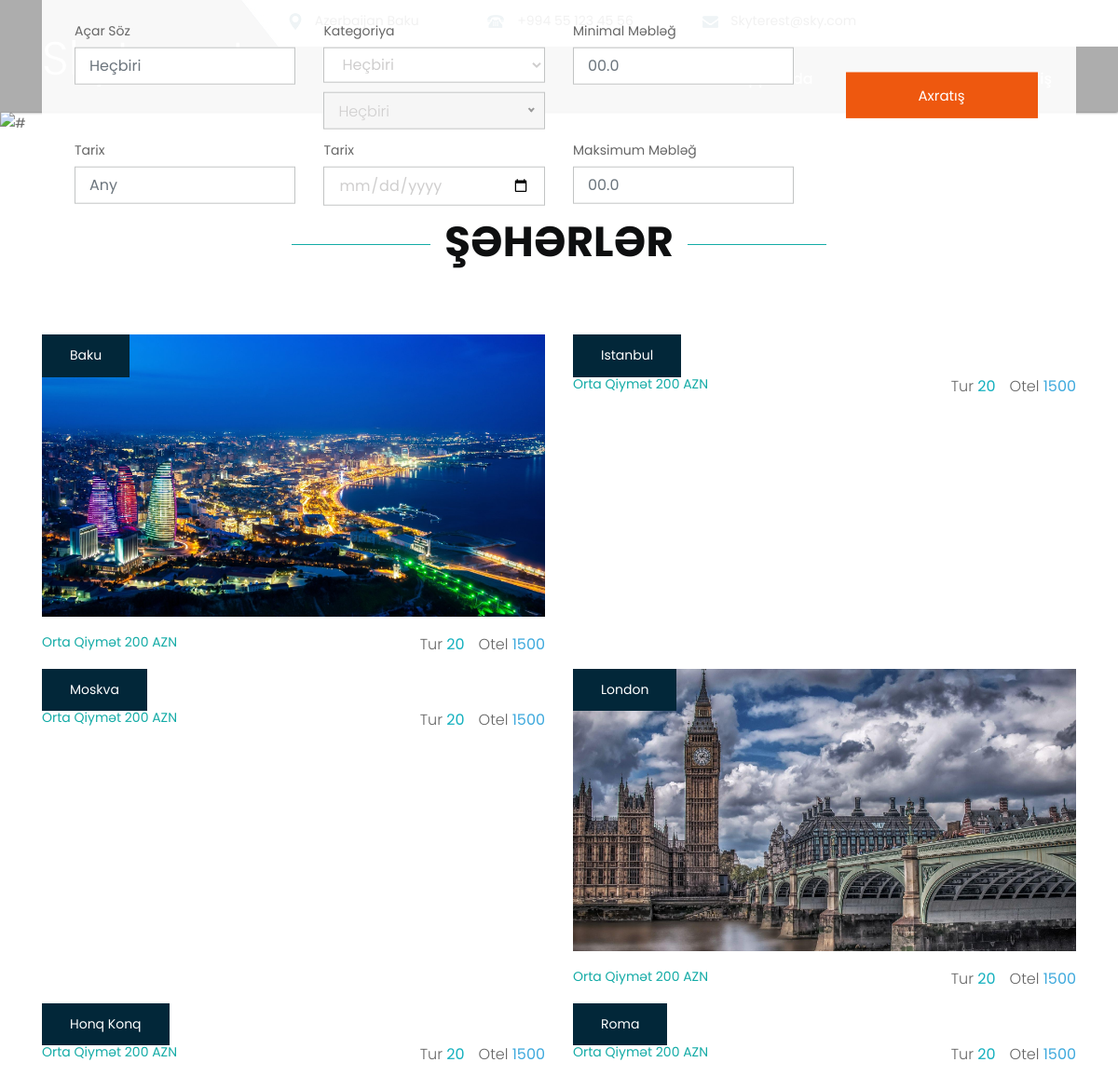
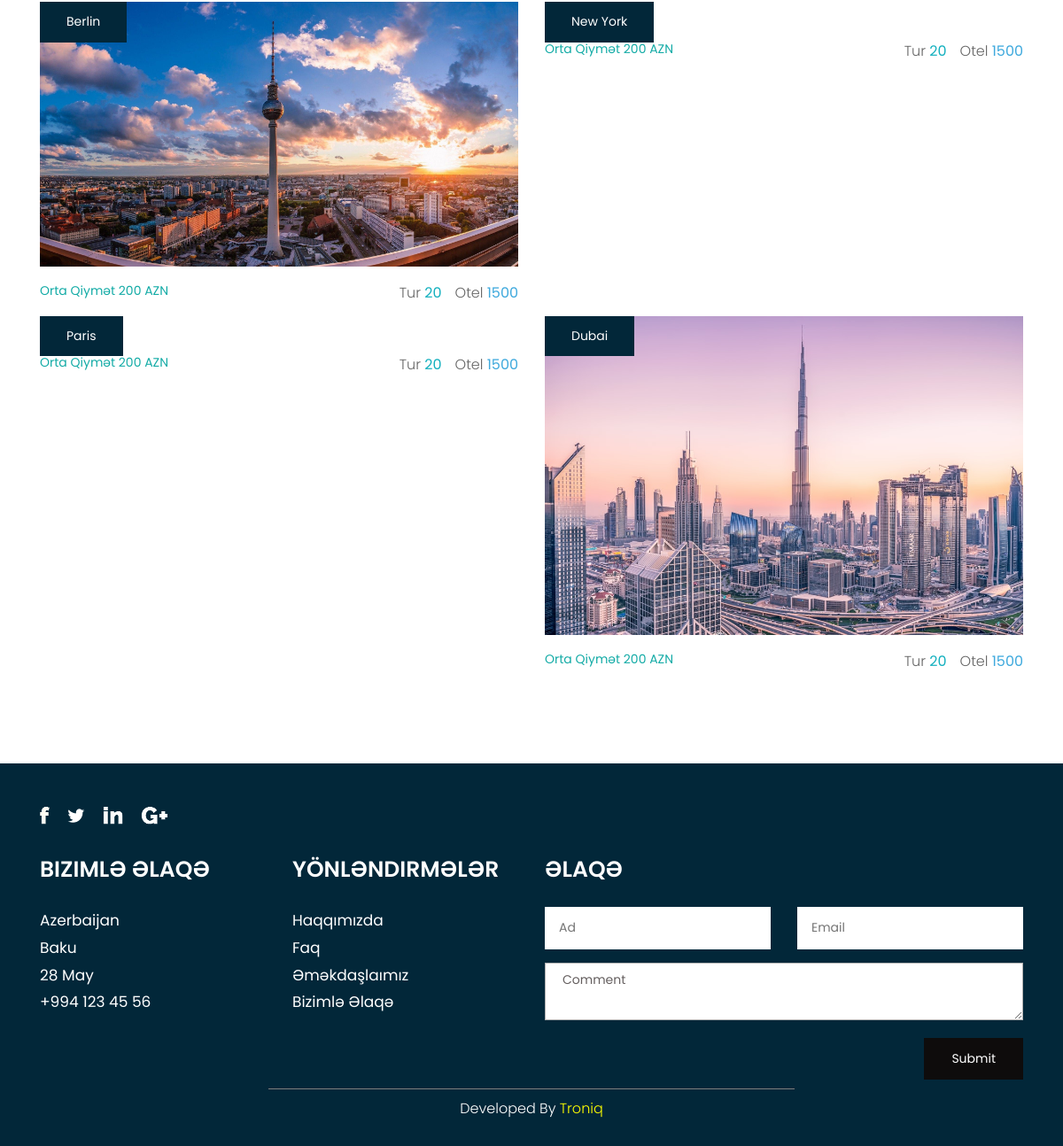
The page / on the database its author committed (2 pictures, top to bottom).
### Service/models.py (models this page shows)
class Seher_Adlari(models.Model):
	seherler = models.CharField(max_length = 20, verbose_name = "Seher Adi: ")
	seher_sekil = models.ImageField(verbose_name="Seher Sekili: ")

### Service/views.py (the view)
# urls.py: path('',Skyterest_Home,name='HOME'),
def Skyterest_Home(request):
    app = Seher_Adlari.objects.all()
    return render(request,'index.html',{'app':app})

### Templates/index.html (shortened to what this page needs)
{% load static %}
<html lang="en">
   <head>
      <link rel="stylesheet" href="{% static 'css/bootstrap.min.css' %}">
      <link rel="stylesheet" href="{% static 'css/style.css' %}">
      <link rel="stylesheet" href="{% static 'css/responsive.css' %}">
      <link rel="stylesheet" href="{% static 'css/jquery.mCustomScrollbar.min.css' %}">
      <link rel="stylesheet" href="{% static 'css/owl.carousel.min.css' %}">
      <link rel="stylesheet" href="{% static 'css/owl.theme.default.min.css' %}">
   <body class="main-layout">
      <header>
         <div class="header">
            <div class="header_white_section">
               <div class="container-fluid">
                  <div class="row">
                     <div class="col-md-12">
                        <div class="header_information">
                           <ul>
                              <li><img src="{% static 'images/1.png' %}" alt="#"/> Azerbaijan Baku</li>
                              <li><img src="{% static 'images/2.png' %}" alt="#"/> +994 55 123 45 56 </li>
                              <li><img src="{% static 'images/3.png' %}" alt="#"/> Skyterest@sky.com</li>
                           </ul>
                        </div>
                     </div>
                  </div>
               </div>
            </div>
            <div class="container">
               <div class="row">
                  <div class="col-xl-3 col-lg-3 col-md-3 col-sm-3 col logo_section">
                     <div class="full">
                        <div class="center-desk">
                            <a href="{% url 'HOME' %}"><p class="ex2" style="color:white">Skyterest</p></a>
                        </div>
                     </div>
                  </div>
                  <div class="col-xl-9 col-lg-9 col-md-9 col-sm-9">
                     <div class="menu-area">
                        <div class="limit-box">
                           <nav class="main-menu">
                              <ul class="menu-area-main">
                                 <li class="active"> <a href="#">Ana Səhife</a> </li>
                                 <li> <a href="#about">Haqqımızda</a> </li>
                                 <li><a href="#contact">Bizimlə Əlaqə</a></li>
                                 <li><a href="#travel">Giriş</a></li>
                              </ul>
                           </nav>
                        </div>
                     </div>
                  </div>
               </div>
            </div>
         </div>
      </header>
      <section>
         <div class="banner-main">
            <img src="{% static 'images/banner1.jpg' %}" alt="#"/>
            <div class="container">
               <div class="text-bg">
                  <div class="container">
                     <form class="main-form">
                        <div class="row">
                           <div class="col-md-9">
                              <div class="row">
                                 <div class="col-xl-4 col-lg-4 col-md-4 col-sm-6 col-12">
                                    <label >Açar Söz</label>
                                    <input class="form-control" placeholder="Heçbiri" type="text" name="">
                                 </div>
                                 <div class="col-xl-4 col-lg-4 col-md-4 col-sm-6 col-12">
                                    <label >Kategoriya</label>
                                    <select class="form-control" name="Heçbiri">
                                       <option>Heçbiri</option>
                                    </select>
                                 </div>
                                 <div class="col-xl-4 col-lg-4 col-md-4 col-sm-6 col-12">
                                    <label >Minimal Məbləğ</label>
                                    <input class="form-control" placeholder="00.0" type="text" name="00.0">
                                 </div>
                                 <div class="col-xl-4 col-lg-4 col-md-4 col-sm-6 col-12">
                                    <label >Tarix</label>
                                    <input class="form-control" placeholder="Any" type="text" name="Any">
                                 </div>
                                 <div class="col-xl-4 col-lg-4 col-md-4 col-sm-6 col-12">
                                    <label >Tarix</label>
                                    <input class="form-control" placeholder="Any" type="date" name="Any">
                                 </div>
                                 <div class="col-xl-4 col-lg-4 col-md-4 col-sm-6 col-12">
                                    <label >Maksimum Məbləğ</label>
                                    <input class="form-control" placeholder="00.0" type="text" name="00.0">
                                 </div>
                              </div>
                           </div>
                           <div class="col-xl-3 col-lg-3 col-md-3 col-sm-12 col-12">
                              <a href="#">Axratış</a>
                           </div>
                        </div>
                     </form>
                  </div>
               </div>
            </div>
         </div>
      </section>
      <div id="blog" class="blog">
         <div class="container">
            <div class="row">
               <div class="col-md-12">
                  <div class="titlepage">
                     <h2>Şəhərlər</h2>
                  </div>
               </div>
            </div>
            <div class="row">
               {% for Seher_Adlari in app %}
               <div class="col-xl-6 col-lg-6 col-md-6 col-sm-12">
                  <div class="blog-box">
                     {% if Seher_Adlari.seher_sekil %}
                     <figure><a href="http://127.0.0.1:8000/Service/?City_Name={{ Seher_Adlari.seherler }}" > <img src="{{ Seher_Adlari.seher_sekil.url }}" alt="#"/></a>
                     {% endif %}
                        <span>{{ Seher_Adlari.seherler }}</span>
                     </figure>
                     <div class="travel">
                        <span>Orta Qiymət 200 AZN</span>
                        <p>Otel<strong class="like"> 1500 </strong></p>
                        <p>Tur<strong class="Comment"> 20</strong></p>
                     </div>
                  </div>
               </div>
            {% endfor %}
            </div>
         </div>
      </div>
      <footer>
         <div id="contact" class="footer">
            <div class="container">
               <div class="row pdn-top-30">
                  <div class="col-xl-12 col-lg-12 col-md-12 col-sm-12">
                     <ul class="location_icon">
                        <li> <a href="#"><img src="{% static 'icon/facebook.png' %}"></a></li>
                        <li> <a href="#"><img src="{% static 'icon/Twitter.png' %}"></a></li>
                        <li> <a href="#"><img src="{% static 'icon/linkedin.png' %}"></a></li>
                        <li> <a href="#"><img src="{% static 'icon/instagram.png' %}"></a></li>
                     </ul>
                  </div>
                  <div class="col-xl-3 col-lg-3 col-md-6 col-sm-12">
                     <div class="Follow">
                        <h3>Bizimlə Əlaqə</h3>
                        <span>Azerbaijan <br>Baku<br>
                        28 May<br>
                        +994 123 45 56 </span>
                     </div>
                  </div>
                  <div class="col-xl-3 col-lg-3 col-md-6 col-sm-12">
                     <div class="Follow">
                        <h3>Yönləndirmələr</h3>
                        <ul class="link">
                           <li> <a href="#">Haqqımızda</a></li>
                           <li> <a href="#">Faq</a></li>
                           <li> <a href="#">Əməkdaşlaımız</a></li>
                           <li> <a href="#">Bizimlə Əlaqə</a></li>
                        </ul>
                     </div>
                  </div>
                  <div class="col-xl-6 col-lg-6 col-md-6 col-sm-12">
                     <div class="Follow">
                        <h3> Əlaqə</h3>
                        <div class="row">
                           <div class="col-xl-6 col-lg-6 col-md-6 col-sm-6">
                              <input class="Newsletter" placeholder="Ad" type="text">
                           </div>
                           <div class="col-xl-6 col-lg-6 col-md-6 col-sm-6">
                              <input class="Newsletter" placeholder="Email" type="text">
                           </div>
                           <div class="col-xl-12 col-lg-12 col-md-12 col-sm-12">
                              <textarea class="textarea" placeholder="*Qeyd" type="text">Comment</textarea>
                           </div>
                        </div>
                        <button class="Subscribe">Submit</button>
                     </div>
                  </div>
               </div>
               <div class="copyright">
                  <div class="container">
                     <p>Developed By <a style="color:Yellow" href="https://troniq.az/">Troniq</a></p>
                  </div>
               </div>
            </div>
         </div>
      </footer>
   </body>
</html>

### Templates/index.html (style rules this page uses)
p.ex2 { font-size: 50px; }

### rows shown on the page
Seher_Adlari: seher_sekil (picture), seherler "Baku"
Seher_Adlari: seherler "Istanbul"
Seher_Adlari: seherler "Moskva"
Seher_Adlari: seher_sekil (picture), seherler "London"
Seher_Adlari: seherler "Honq Konq"
Seher_Adlari: seherler "Roma"
Seher_Adlari: seher_sekil (picture), seherler "Berlin"
Seher_Adlari: seherler "New York"
Seher_Adlari: seherler "Paris"
Seher_Adlari: seher_sekil (picture), seherler "Dubai"
